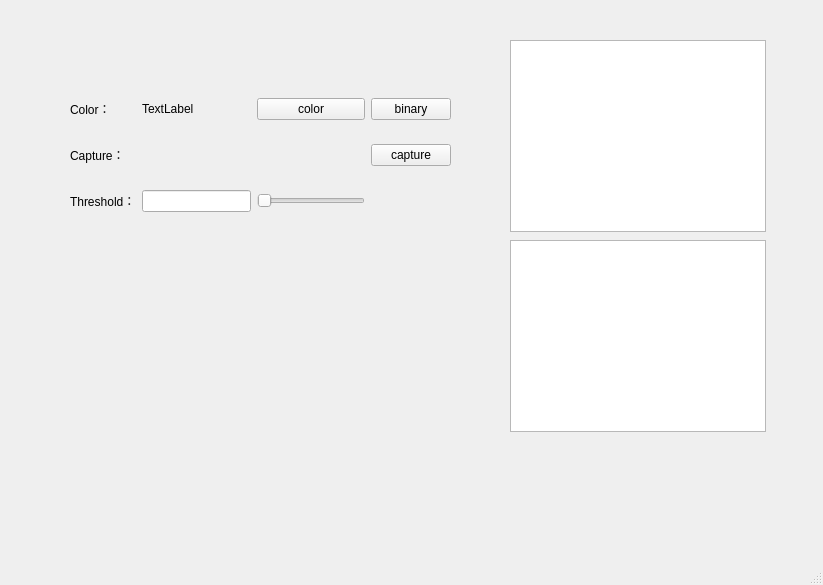
<?xml version="1.0" encoding="UTF-8"?>
<ui version="4.0">
 <class>MainWindow</class>
 <widget class="QMainWindow" name="MainWindow">
  <property name="geometry">
   <rect>
    <x>0</x>
    <y>0</y>
    <width>823</width>
    <height>585</height>
   </rect>
  </property>
  <property name="windowTitle">
   <string>MainWindow</string>
  </property>
  <widget class="QWidget" name="centralwidget">
   <widget class="QWidget" name="widget" native="true">
    <property name="geometry">
     <rect>
      <x>500</x>
      <y>30</y>
      <width>291</width>
      <height>461</height>
     </rect>
    </property>
    <widget class="QGraphicsView" name="graphicsView_2">
     <property name="geometry">
      <rect>
       <x>10</x>
       <y>10</y>
       <width>256</width>
       <height>192</height>
      </rect>
     </property>
    </widget>
    <widget class="QGraphicsView" name="graphicsView">
     <property name="geometry">
      <rect>
       <x>10</x>
       <y>210</y>
       <width>256</width>
       <height>192</height>
      </rect>
     </property>
    </widget>
   </widget>
   <widget class="QWidget" name="widget_2" native="true">
    <property name="geometry">
     <rect>
      <x>40</x>
      <y>30</y>
      <width>441</width>
      <height>461</height>
     </rect>
    </property>
    <widget class="QWidget" name="gridLayoutWidget">
     <property name="geometry">
      <rect>
       <x>30</x>
       <y>50</y>
       <width>381</width>
       <height>151</height>
      </rect>
     </property>
     <layout class="QGridLayout" name="gridLayout">
      <item row="0" column="3">
       <widget class="QPushButton" name="pushButton_2">
        <property name="text">
         <string>binary</string>
        </property>
       </widget>
      </item>
      <item row="0" column="0">
       <widget class="QLabel" name="label_5">
        <property name="text">
         <string>Color：</string>
        </property>
       </widget>
      </item>
      <item row="0" column="2">
       <widget class="QPushButton" name="pushButton">
        <property name="text">
         <string>color</string>
        </property>
       </widget>
      </item>
      <item row="1" column="3">
       <widget class="QPushButton" name="pushButton_3">
        <property name="text">
         <string>capture</string>
        </property>
       </widget>
      </item>
      <item row="1" column="0">
       <widget class="QLabel" name="label_6">
        <property name="text">
         <string>Capture：</string>
        </property>
       </widget>
      </item>
      <item row="0" column="1">
       <widget class="QLabel" name="label_2">
        <property name="text">
         <string>TextLabel</string>
        </property>
       </widget>
      </item>
      <item row="2" column="0">
       <widget class="QLabel" name="label">
        <property name="text">
         <string>Threshold：</string>
        </property>
       </widget>
      </item>
      <item row="2" column="2">
       <widget class="QSlider" name="horizontalSlider">
        <property name="orientation">
         <enum>Qt::Horizontal</enum>
        </property>
       </widget>
      </item>
      <item row="2" column="1">
       <widget class="QLineEdit" name="lineEdit"/>
      </item>
     </layout>
    </widget>
   </widget>
  </widget>
  <widget class="QMenuBar" name="menubar">
   <property name="geometry">
    <rect>
     <x>0</x>
     <y>0</y>
     <width>823</width>
     <height>32</height>
    </rect>
   </property>
  </widget>
  <widget class="QStatusBar" name="statusbar"/>
 </widget>
 <resources/>
 <connections/>
</ui>
